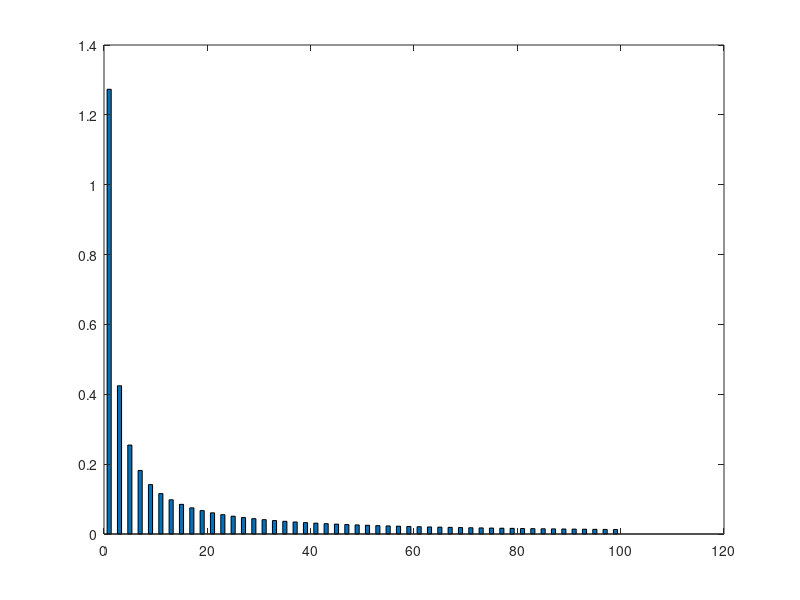

Write MATLAB code to recreate this figure.
% Create a vector of zeros to store our coefficients
b = zeros(1,100);

%Determine the range of values you much let k range over
for k= 1:100
    %For each index k define a function to integrate
    f = @(t) sign(sin(t)).*sin(k.*t);
    %Set the kth entry of b equal to the value of the Fourier coefficient
    b(k) = (1/pi)*integral(f,-pi,pi);
    % If b(k) is small, set to 0 since we want to discount nonzero numbers due to numerical error 
    if b(k)<10^-5
        b(k) = 0;
    end
end

%Display bar graph of coefficients
bar(b);